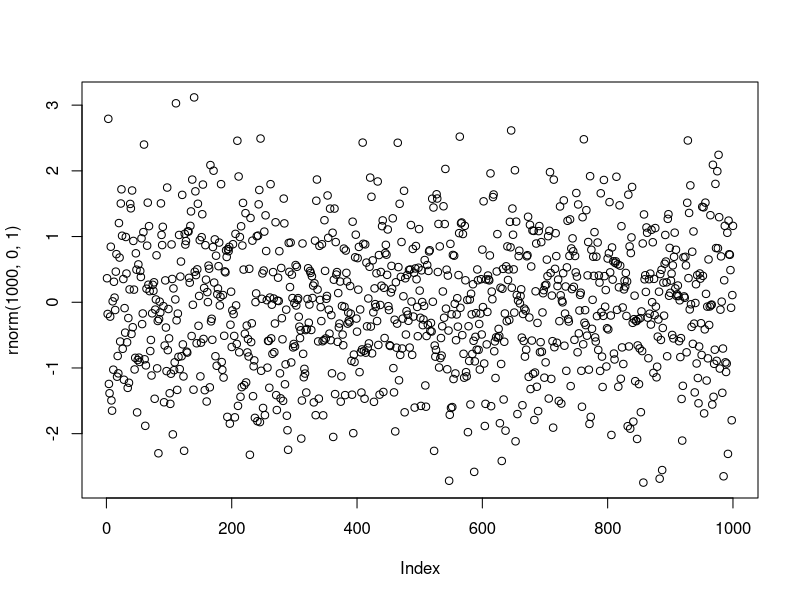

Recreate this plot in R.
## ---- chunk 1
knitr::opts_chunk$set(echo = TRUE)
## ---- chunk 2
runif(10)
## ---- chunk 3
paste("Hello", "World!")
## ---- chunk 4
runif(10)
## ---- chunk 5
plot(rnorm(1000, 0, 1))
